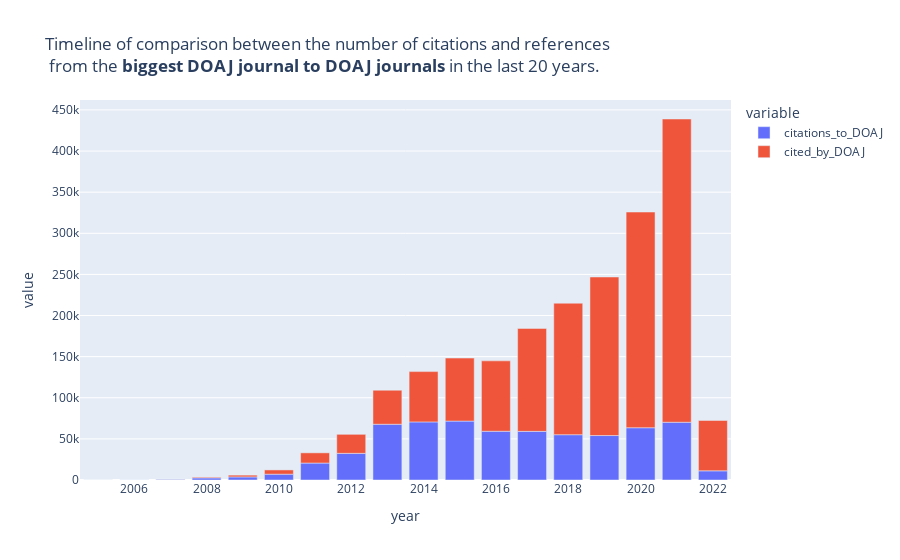

The cell this chart's notebook holds for it:
### Code cell
comp_years_jrnl_pcent_fig = px.bar(final_df_journal_1[-20:-2], x='year', y=['citations_to_DOAJ','cited_by_DOAJ'], 
             title='Timeline of comparison between the number of citations and references <br> from the <b>biggest DOAJ journal to DOAJ journals</b> in the last 20 years.',
             height=600)
comp_years_jrnl_pcent_fig.show()

### Figure 1 — Plotly figure (JSON) as saved in the notebook; plotly's stock layout.template omitted (floating-point values rounded to 4 significant figures)
{"data": [{"alignmentgroup": "True", "hovertemplate": "variable=citations_to_DOAJ<br>year=%{x}<br>value=%{y}<extra></extra>", "legendgroup": "citations_to_DOAJ", "marker": {"color": "#636efa", "pattern": {"shape": ""}}, "name": "citations_to_DOAJ", "offsetgroup": "citations_to_DOAJ", "orientation": "v", "showlegend": true, "textposition": "auto", "type": "bar", "x": [2005, 2006, 2007, 2008, 2009, 2010, 2011, 2012, 2013, 2014, 2015, 2016, 2017, 2018, 2019, 2020, 2021, 2022], "xaxis": "x", "y": [0, 76, 934, 2562, 3750, 7072, 20625, 32405, 67784, 70626, 71639, 59275, 59150, 55089, 54065, 63574, 70235, 11133], "yaxis": "y"}, {"alignmentgroup": "True", "hovertemplate": "variable=cited_by_DOAJ<br>year=%{x}<br>value=%{y}<extra></extra>", "legendgroup": "cited_by_DOAJ", "marker": {"color": "#EF553B", "pattern": {"shape": ""}}, "name": "cited_by_DOAJ", "offsetgroup": "cited_by_DOAJ", "orientation": "v", "showlegend": true, "textposition": "auto", "type": "bar", "x": [2005, 2006, 2007, 2008, 2009, 2010, 2011, 2012, 2013, 2014, 2015, 2016, 2017, 2018, 2019, 2020, 2021, 2022], "xaxis": "x", "y": [0, 4, 113, 890, 2164, 5178, 12402, 23147, 41397, 61190, 76623, 85601, 125174, 159911, 192765, 262261, 368740, 61264], "yaxis": "y"}], "layout": {"autosize": true, "barmode": "relative", "legend": {"title": {"text": "variable"}, "tracegroupgap": 0}, "title": {"text": "Timeline of comparison between the number of citations and references <br> from the <b>biggest DOAJ journal to DOAJ journals</b> in the last 20 years."}, "xaxis": {"anchor": "y", "autorange": true, "domain": [0, 1], "range": [2004.0, 2022.0], "title": {"text": "year"}, "type": "linear"}, "yaxis": {"anchor": "x", "autorange": true, "domain": [0, 1], "range": [0, 462100.0], "title": {"text": "value"}, "type": "linear"}}}
